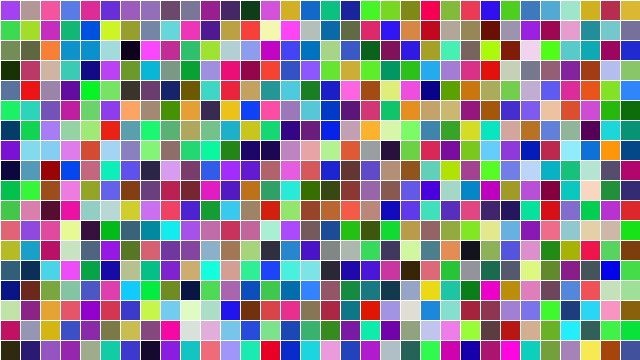
Frame 1 (no input)
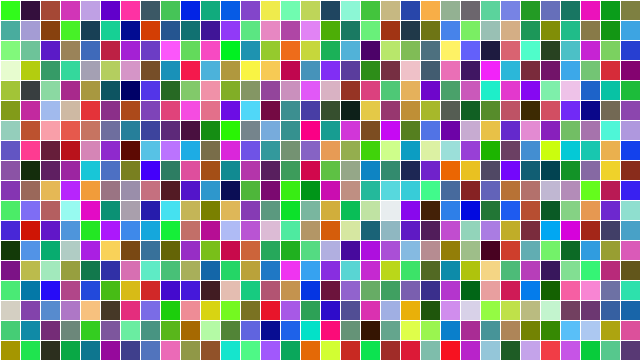
Frame 60 (the mouse pressed at the canvas centre just before this capture)
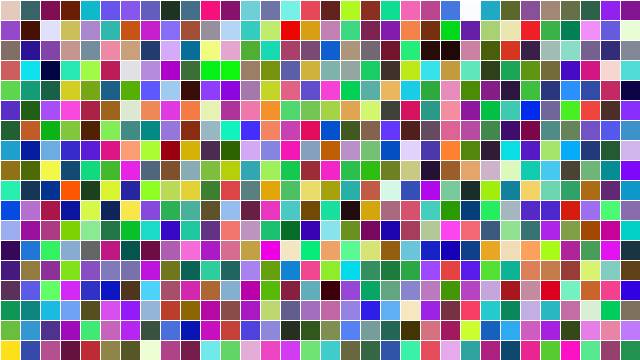
Frame 120 (the mouse held since frame 60 and released just before this capture)

The Processing sketch that drew these frames (run headless with seeded random() and noise(); from frame 60 on, the mouse is pressed at the canvas centre):

// Processing sketch: checkboard
// ── checkboard.pde
void setup() {
  size(640, 360);
}
void draw() {
  background(0);
  stroke(255);

  for (int x = 0; x < width; x=x+20)
  {
    for (int y = 0; y < height; y=y+20)
    {
      fill(random(255), random(255), random(255));
      rect(x, y, 20, 20);
    }
  }
  delay(100);
}
